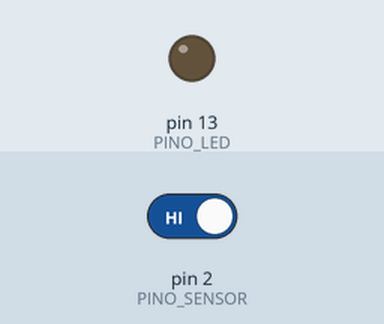
A sketch run on a simulated Arduino Uno, built with avr-gcc and run on an emulated ATmega328P. On the bench: output pins drawn as LEDs (lit = HIGH). The inputs (shaded band) are chosen by the test bench; at power-on: pin 2 (PINO_SENSOR) HIGH. What the sketch prints to the serial monitor is not drawn.

Above: at 2.2 s.
2.3 s: pin 2 (PINO_SENSOR) driven LOW
Timing chart, 0 to 5.3 s (numbered marks = the images above; inputs shaded):
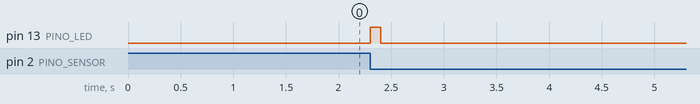

The sketch:

catraca_arduino.ino
```cpp
/*
  Teste de Bancada - Contador de Catraca
  Simulação: Encoste um fio no pino D2 e no GND para contar.
*/

const int PINO_SENSOR   = 2;
const int PINO_LED      = 13;   // LED interno do Arduino
const int DEBOUNCE_MS   = 300;  // Tempo de espera para evitar contagem dupla

bool estado_anterior    = HIGH;
unsigned long ultimo_giro = 0;

void setup() {
  Serial.begin(9600);
  pinMode(PINO_SENSOR, INPUT_PULLUP); // Usa resistor interno (fio solto = HIGH)
  pinMode(PINO_LED, OUTPUT);
  digitalWrite(PINO_LED, LOW);

  delay(1000);
  Serial.println("PRONTO"); // Sinaliza para o Python que o Arduino ligou
}

void loop() {
  bool estado_atual = digitalRead(PINO_SENSOR);
  unsigned long agora = millis();

  // Detecta quando o fio encosta no GND (HIGH -> LOW)
  if (estado_anterior == HIGH && estado_atual == LOW) {
    if (agora - ultimo_giro > DEBOUNCE_MS) {
      ultimo_giro = agora;

      // Feedback Visual
      digitalWrite(PINO_LED, HIGH);

      // Envia comando para o PC
      Serial.println("GIRO");

      delay(100); // Pisca curto
      digitalWrite(PINO_LED, LOW);
    }
  }

  estado_anterior = estado_atual;
}
```

Measured:
- after the input at 2.3 s, pin 13 (PINO_LED): LOW → HIGH at once, → LOW 0.10 s later
